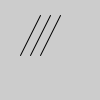
Frame 1 (no input)
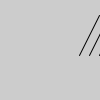
Frame 60 (the mouse pressed at the canvas centre just before this capture)
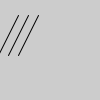
Frame 120 (the mouse held since frame 60 and released just before this capture)

The Processing sketch that drew these frames (run headless with seeded random() and noise(); from frame 60 on, the mouse is pressed at the canvas centre):

// Processing sketch: processing_133985
// ── processing_133985.pde

int  x = 20;
int y = 55;

void setup() {
   size( 100, 100 );
}

void draw() {
  background( 204 );
  line( x, y, x+20, y-40 );
  line( x+10, y, x+30, y-40 );
  line( x+20, y, x+40, y-40 );
  x = x + 1;
  println( x );
  if ( x > 100 ) {
    x = -40;
  }
 
} 
